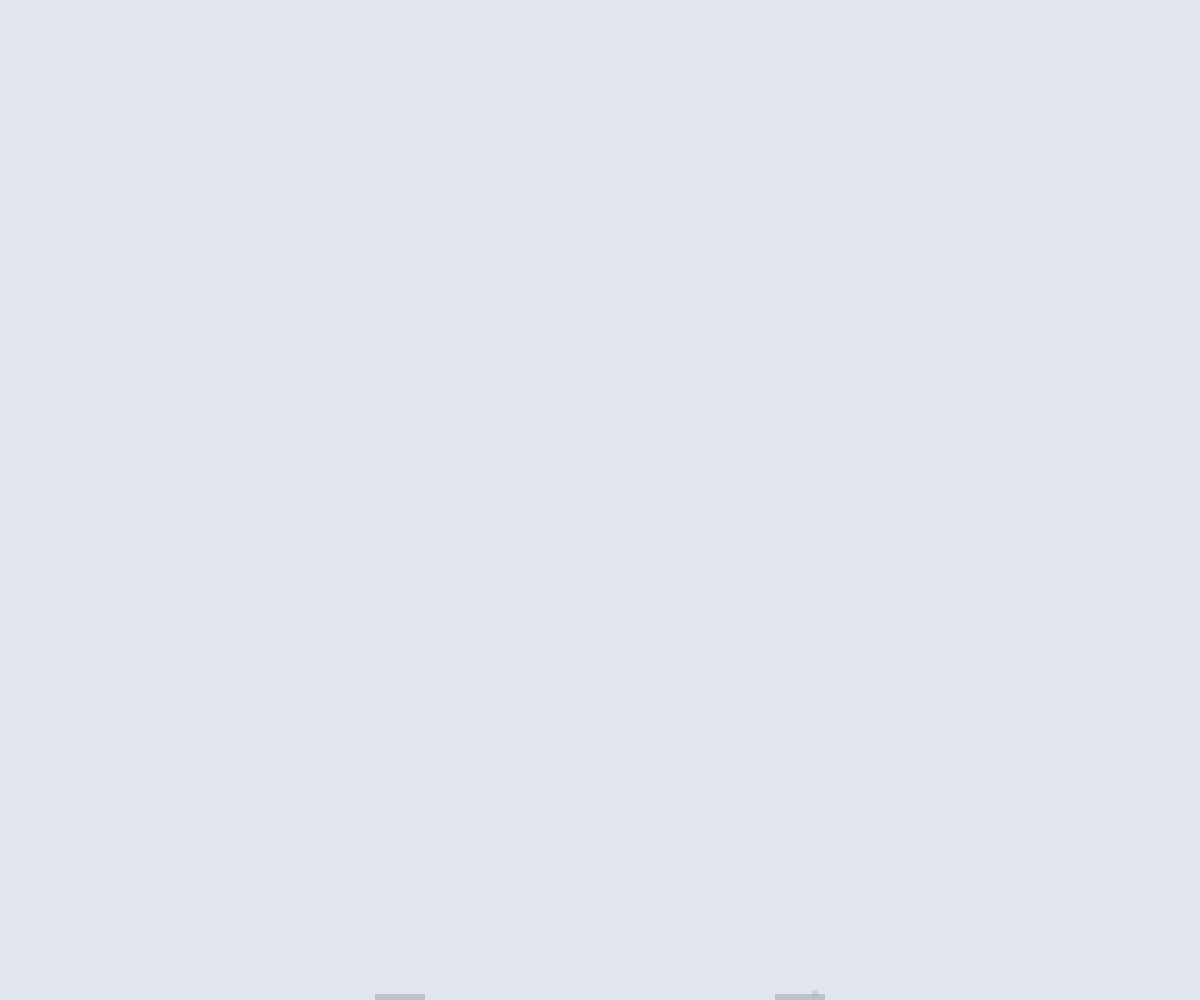
Frame 1 (no input)
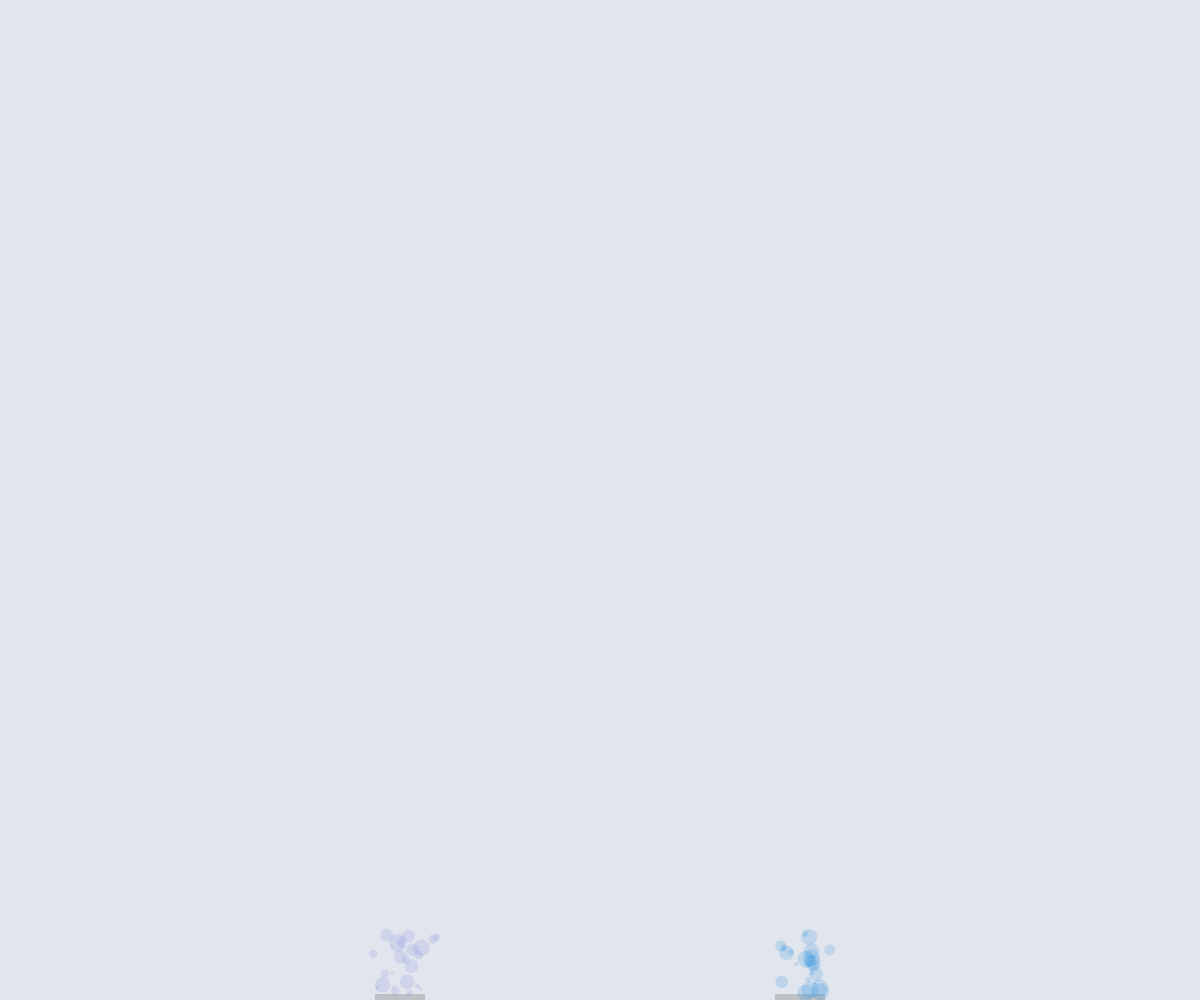
Frame 60 (no input)
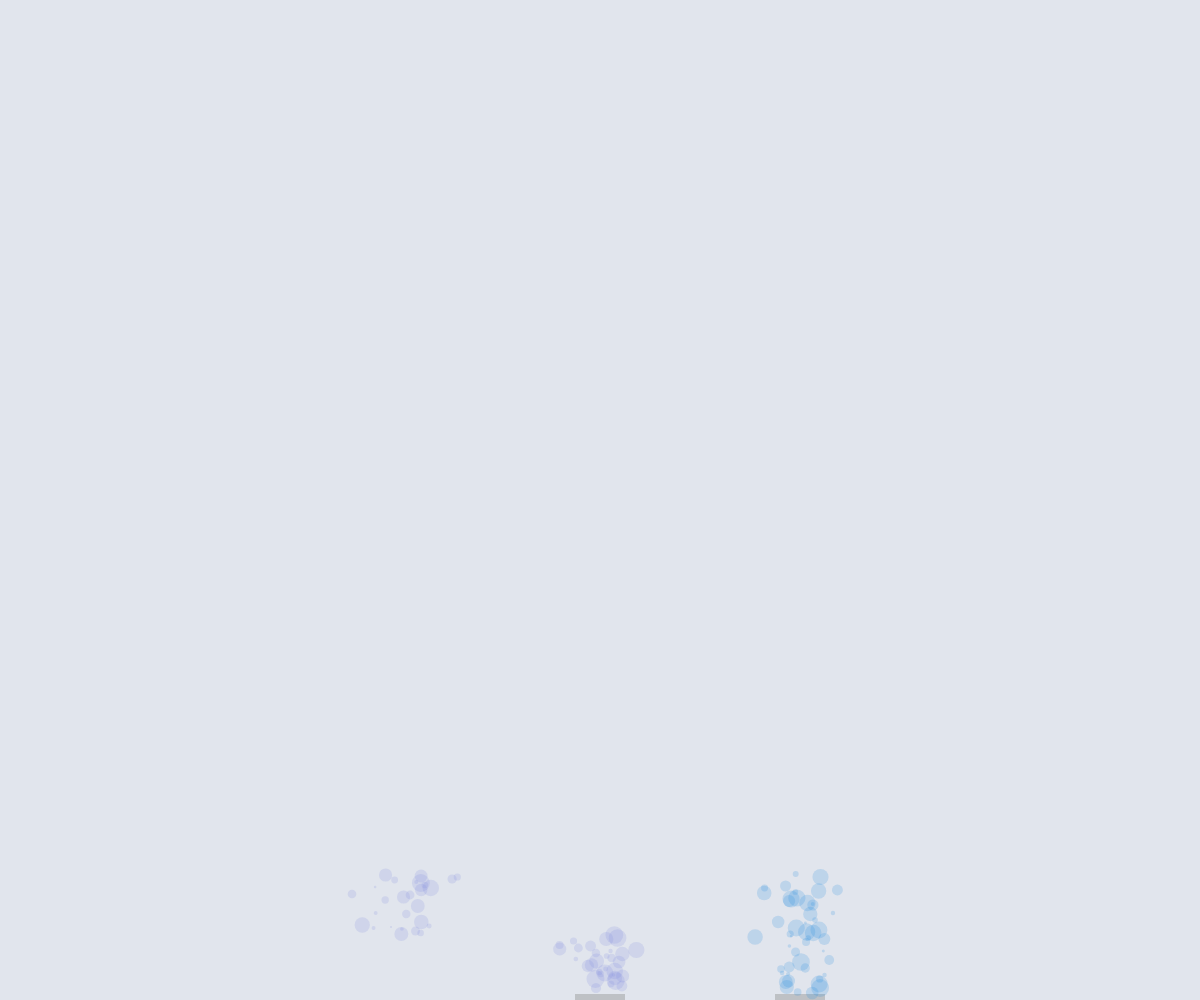
Frame 120 (the mouse pressed at the canvas centre since frame 60)

The p5.js sketch that drew these frames (run headless with seeded random() and noise() and a simulated clock; from frame 60 on, the mouse is pressed at the canvas centre):

// p5.js sketch
// ── sketch.js
var bubbles = [];
var nozzle1;
var nozzle2;
var current;
var anticurrent;


function setup() {
  createCanvas(windowWidth, windowHeight);
  // createCanvas(displayWidth, displayHeight);
  nozzle1 = new Nozzle(width/3, height);
  nozzle2 = new Nozzle(2 * width/3, height);
  current = createVector(1, 0);
  anticurrent = createVector(-0.5, 0);
}

function draw() {
  background(225, 229, 237);
  makeBubble(nozzle1);
  makeBubble(nozzle2);

  nozzle1.update();
  nozzle1.display();
  nozzle2.display();
  for (var i = 0; i < bubbles.length; i++) {
    if (keyIsPressed && inBounds(bubbles[i])) {
      bubbles[i].applyForce(current);
    }
    bubbles[i].update();
    bubbles[i].display();
  }
  clearBubbles();
}

function inBounds(bubble) {
  var lower_bound = height/3;
  var upper_bound = 2 * height/3;
  if (bubble.pos.y < upper_bound && bubble.pos.y > lower_bound) {
    return true;
  }
}

// function keyPressed() {
//    if (keyCode === RIGHT_ARROW) {
//      for (var i=0; i < bubbles.length; i++) {
//        bubbles[i].applyForce(current);
//      }
//    }
// }

function makeBubble(nozzle) {
  if (random() < .4) {
    bubbles.push(new Bubble(nozzle));
  }
}

function clearBubbles() {
  for (var i = bubbles.length-1; i >= 0; i--) {
    if (bubbles[i].pos.x > width || bubbles[i].pos.x < 0) {
      bubbles.splice(i, 1);
    }
    if (bubbles[i].pos.y > height || bubbles[i].pos.y < 0) {
      bubbles.splice(i, 1);
    }
  }
}

// ── bubble.js
function Bubble(nozzle) {
  var x = random(nozzle.pos.x - nozzle.xRadius, nozzle.pos.x + nozzle.xRadius);
  var y = nozzle.pos.y - nozzle.yRadius;
  var drift = random(-0.4, .4);
  var bubbleColor = nozzle.bubbleColor;
  // var bubbleColor = color(94, 144, 224, 50);

  this.pos = createVector(x, y);
  this.vel = createVector(0, 0);
  this.acc = createVector(drift, -1);
  this.diameter = random(2,18);
  this.volume = Math.pow(this.diameter/2, 3);

  this.applyForce = function(force) {
    var f = force.copy();
    f.mult(.00002 * this.volume);
    this.acc.add(f);
  }

  this.update = function() {
    this.vel.add(this.acc);
    this.pos.add(this.vel);
    this.acc.set(0, 0);
  }

  this.display = function() {
    noStroke();
    fill(bubbleColor);
    ellipse(this.pos.x, this.pos.y, this.diameter, this.diameter);
  }


}

// ── nozzle.js
function Nozzle(x, y) {
  this.pos = createVector(x, y);
  this.xRadius = 25;
  this.yRadius = 6;
  this.rColor = 94 + random(-90, 90);
  this.bubbleColor = color(this.rColor, 144, 224, 50);

  this.update = function() {
    if (mouseIsPressed == true) {
      // var mouse = createVector(mouseX, mouseY)
      if (mouseX + this.xRadius < width && mouseX - this.xRadius > 0) {
        this.pos.x = mouseX;
      }
    }
  }
  this.display = function() {
    rectMode(RADIUS);
    noStroke();
    fill(135, 100);
    rect(this.pos.x, this.pos.y, this.xRadius, this.yRadius);
  }





}
